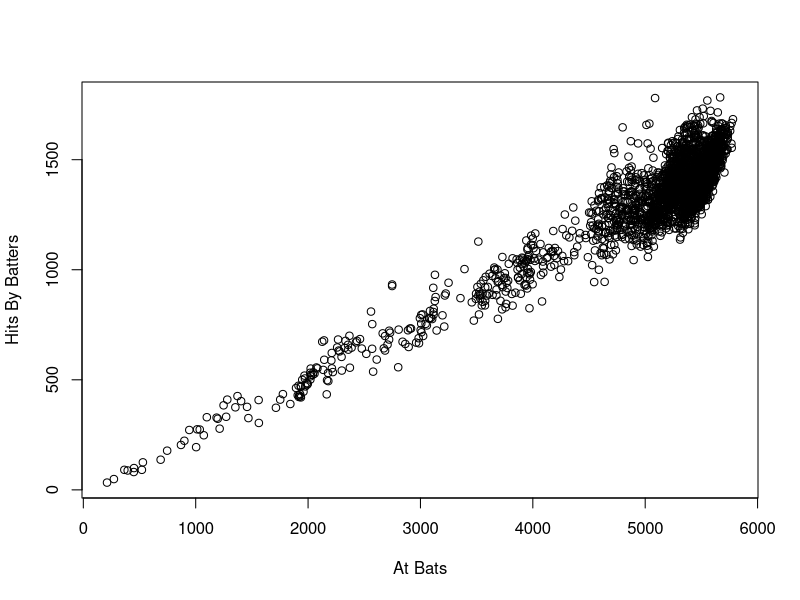
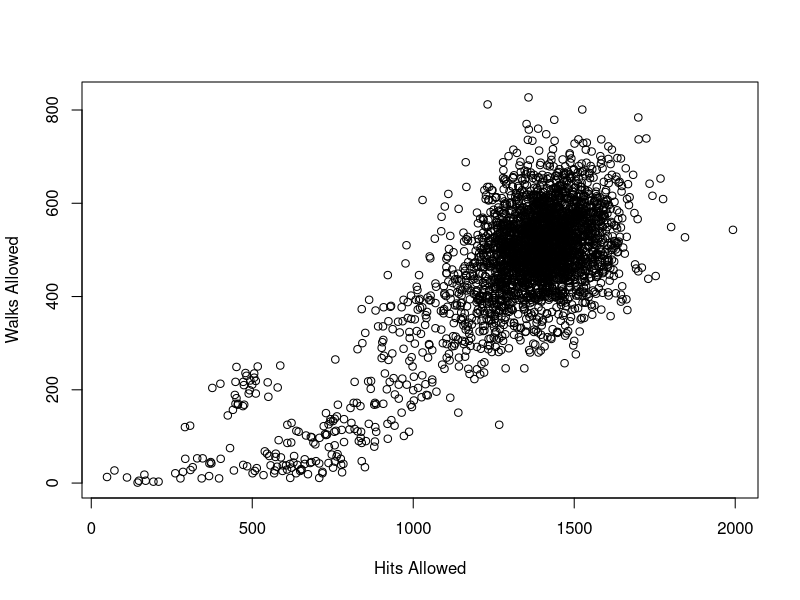

These figures' R source, in order:
data_set <- read.csv("Baseball_Databank_Teams_1871_2023_Modded.csv")

# 1. Covariance matrices
# cov_matrix <- cov(data_set[, c("R", "E", "HR", "RA", "SOA")])
# print(cov_matrix)

pairs <- list(c("R", "E"), c("R", "HR"), c("R", "RA"), c("R", "SOA"), c("E", "HR"), c("E", "RA"), c("E", "SOA"), c("HR", "RA"), c("HR", "SOA"), c("RA", "SOA"))
covariances <- list()
correlations <- list()

cat("Covariance matrix pairs:\n")
for (i in seq_along(pairs)) {
	pair <- pairs[[i]]
	covariances[[i]] <- cov(data_set[, pair])
	correlations[[i]] <- cor(data_set[, pair])

	print(covariances[[i]])
	cat("\n")
	cat("Correlation: ")
	print(correlations[[i]])
	cat("\n")
}

# 2. Scatter plots
plot(data_set[["AB"]], data_set[["H"]],
	xlab="At Bats",
	ylab="Hits By Batters")
plot(data_set[["HA"]], data_set[["BBA"]],
	xlab="Hits Allowed",
	ylab="Walks Allowed")

# 3. Histograms


# 4. Box plots


# 5. Supervised scatter plots


# 6. Density plots


# 7. Table of all teams who won World Series


# 8. New dataset


# 9. Decision tree models
